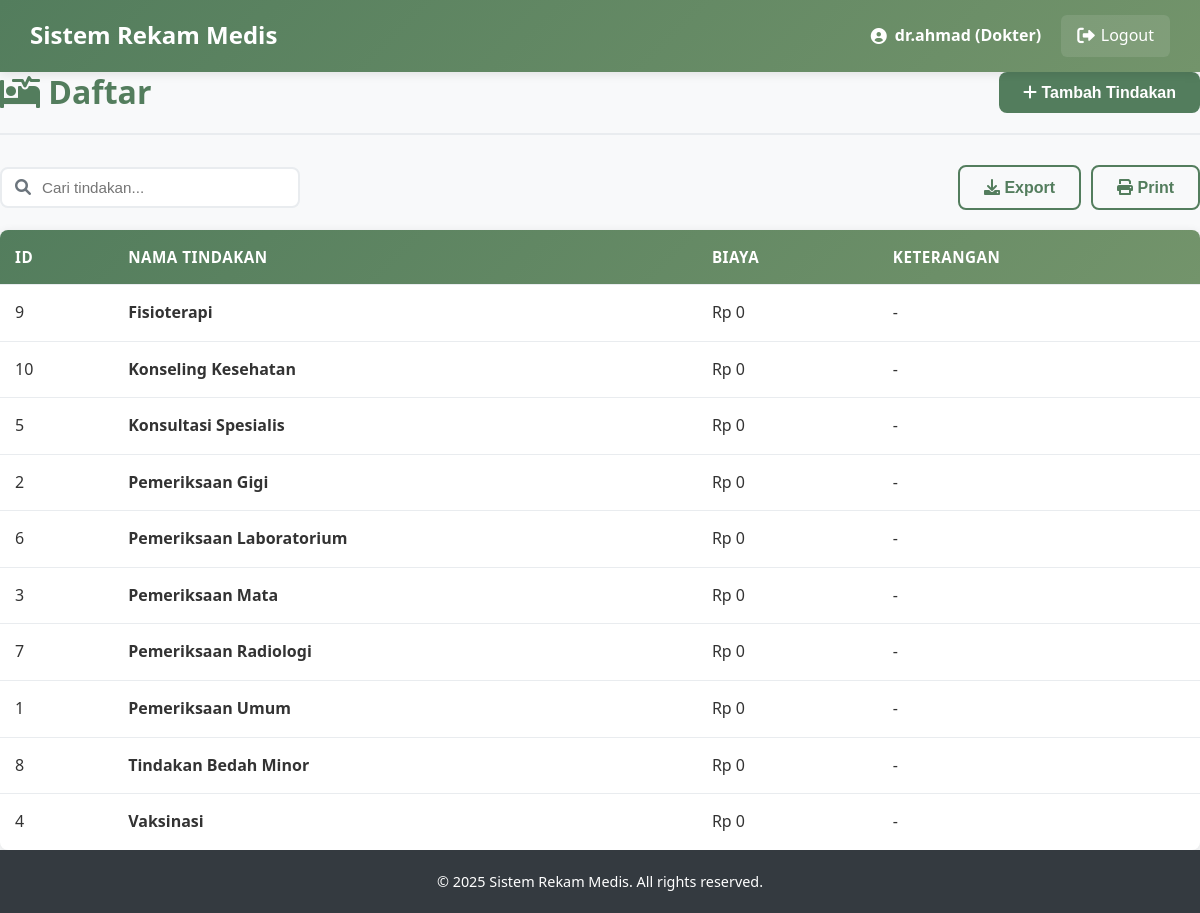
The page /Trys_Proj/doctor/treatment.php (signed in) on the database its author committed.
### tables this page shows
CREATE TABLE `tindakan` (
  `id_tindakan` int(11) NOT NULL,
  `nm_tindakan` varchar(100) NOT NULL,
  `ket` text DEFAULT NULL,
  `created_at` timestamp NOT NULL DEFAULT current_timestamp(),
  `updated_at` timestamp NOT NULL DEFAULT current_timestamp() ON UPDATE current_timestamp()
);

### Trys_Proj/doctor/treatment.php (the view, shortened to what this page needs)
<?php
include '../config/database.php';
$page_title = "Daftar ";
$search = isset($_GET['search']) ? $_GET['search'] : '';
$search_condition = "";
$page = isset($_GET['page']) ? (int)$_GET['page'] : 1;
$limit = 10;
$offset = ($page - 1) * $limit;
$sql = "SELECT * FROM tindakan $search_condition ORDER BY nm_tindakan LIMIT $offset, $limit";
$result = $conn->query($sql);
?>
<!DOCTYPE html>
<html lang="en">
<head>
    <link rel="stylesheet" href="../css/style.css">
    <link rel="stylesheet" href="https://cdnjs.cloudflare.com/ajax/libs/font-awesome/6.0.0-beta3/css/all.min.css">
</head>
<body>
    <?php include '../includes/header.php'; ?>
    <div class="main-container">
        <div class="content-header">
            <h2><i class="fas fa-procedures"></i> <?php echo $page_title; ?></h2>
            <button class="btn btn-primary" onclick="openModal('addModal')">
                <i class="fas fa-plus"></i> Tambah Tindakan
            </button>
        </div>
        <div class="table-filters">
            <div class="search-box">
                <i class="fas fa-search"></i>
                <input type="text" id="searchInput" placeholder="Cari tindakan..." value="<?php echo htmlspecialchars($search); ?>">
            </div>
            <div class="filter-group">
                <button class="btn btn-outline-primary" onclick="exportData()">
                    <i class="fas fa-download"></i> Export
                </button>
                <button class="btn btn-outline-primary" onclick="printData()">
                    <i class="fas fa-print"></i> Print
                </button>
            </div>
        </div>
        <div class="table-container">
            <table class="data-table">
                <thead>
                    <tr>
                        <th>ID</th>
                        <th>Nama Tindakan</th>
                        <th>Biaya</th>
                        <th>Keterangan</th>
                    </tr>
                </thead>
                <tbody>
                    <?php if ($result->num_rows > 0): ?>
                        <?php while ($row = $result->fetch_assoc()): ?>
                        <tr>
                            <td><?php echo $row['id_tindakan']; ?></td>
                            <td><strong><?php echo $row['nm_tindakan']; ?></strong></td>
                            <td>Rp <?php echo isset($row['biaya']) ? number_format($row['biaya'], 0, ',', '.') : '0'; ?></td>
                            <td><?php echo isset($row['keterangan']) ? substr($row['keterangan'], 0, 50) . (strlen($row['keterangan']) > 50 ? '...' : '') : '-'; ?></td>
                        </tr>
                        <?php endwhile; ?>
                    <?php else: ?>
                        <tr>
                            <td colspan="5" class="text-center">Tidak ada data tindakan</td>
                        </tr>
                    <?php endif; ?>
                </tbody>
            </table>
        </div>
    </div>
    <?php include '../includes/footer.php'; ?>
</body>
</html>

### Trys_Proj/css/style.css (style rules this page uses)
* { margin: 0; padding: 0; box-sizing: border-box; }
body { font-family: "Segoe UI", Tahoma, Geneva, Verdana, sans-serif; line-height: 1.6; color: #333; background-color: #f8f9fa; }
:root { --primary-color: #537d5d; --primary-dark: #3e5e45; --primary-light: #6a9975; --secondary-color: #73946b; --secondary-dark: #5a7553; --secondary-light: #8bac83; --accent-color: #9ebc8a; --accent-dark: #85a371; --accent-light: #b7d5a3; --light-color: #d2d0a0; --light-dark: #b9b787; --light-light: #ebe9b9; --white: #ffffff; --off-white: #f9f9f9; --gray-light: #f8f9fa; --gray-medium: #6c757d; --gray-dark: #343a40; --success: #28a745; --success-dark: #1e7e34; --danger: #dc3545; --danger-dark: #bd2130; --warning: #ffc107; --warning-dark: #d39e00; --info: #17a2b8; --info-dark: #117a8b; }
h1, h2, h3, h4, h5, h6 { font-weight: 700; line-height: 1.2; margin-bottom: 0.5em; color: var(--gray-dark); }
h2 { font-size: 2rem; }
.btn { display: inline-block; padding: 12px 24px; border: none; border-radius: 8px; font-size: 1rem; font-weight: 600; text-decoration: none; text-align: center; cursor: pointer; transition: all 0.3s ease; line-height: 1; position: relative; overflow: hidden; }
.btn::after { content: ""; position: absolute; top: 50%; left: 50%; width: 5px; height: 5px; background: rgba(255, 255, 255, 0.5); opacity: 0; border-radius: 100%; transform: scale(1, 1) translate(-50%); transform-origin: 50% 50%; }
.btn-primary { background-color: var(--primary-color); color: var(--white); }
.btn-outline-primary { background-color: transparent; color: var(--primary-color); border: 2px solid var(--primary-color); }
.content-header { display: flex; justify-content: space-between; align-items: center; margin-bottom: 30px; padding-bottom: 20px; border-bottom: 2px solid #e9ecef; }
.content-header h2 { color: var(--primary-color); font-size: 2rem; font-weight: 700; margin: 0; }
.data-table { width: 100%; border-collapse: collapse; background: var(--white); border-radius: 8px; overflow: hidden; box-shadow: 0 2px 10px rgba(0, 0, 0, 0.1); }
.data-table thead { background: linear-gradient(135deg, var(--primary-color), var(--secondary-color)); color: var(--white); }
.data-table th, .data-table td { padding: 15px; text-align: left; border-bottom: 1px solid #e9ecef; }
.data-table th { font-weight: 600; font-size: 0.95rem; text-transform: uppercase; letter-spacing: 0.5px; }
.data-table tbody tr { transition: background-color 0.3s ease; }
.data-table tbody tr:last-child td { border-bottom: none; }
.table-filters { display: flex; justify-content: space-between; align-items: center; margin-bottom: 20px; flex-wrap: wrap; gap: 15px; }
.table-filters .search-box { position: relative; max-width: 300px; width: 100%; }
.table-filters .search-box input { width: 100%; padding: 10px 15px 10px 40px; border: 2px solid #e9ecef; border-radius: 8px; font-size: 0.95rem; transition: all 0.3s ease; }
.table-filters .search-box i { position: absolute; left: 15px; top: 50%; transform: translateY(-50%); color: var(--gray-medium); }
.table-filters .filter-group { display: flex; gap: 10px; align-items: center; }

### rows shown on the page
tindakan: id_tindakan "9", nm_tindakan "Fisioterapi"
tindakan: id_tindakan "10", nm_tindakan "Konseling Kesehatan"
tindakan: id_tindakan "5", nm_tindakan "Konsultasi Spesialis"
tindakan: id_tindakan "2", nm_tindakan "Pemeriksaan Gigi"
tindakan: id_tindakan "6", nm_tindakan "Pemeriksaan Laboratorium"
tindakan: id_tindakan "3", nm_tindakan "Pemeriksaan Mata"
tindakan: id_tindakan "7", nm_tindakan "Pemeriksaan Radiologi"
tindakan: id_tindakan "1", nm_tindakan "Pemeriksaan Umum"
tindakan: id_tindakan "8", nm_tindakan "Tindakan Bedah Minor"
tindakan: id_tindakan "4", nm_tindakan "Vaksinasi"

### other values the page prints
$_SESSION['username'] "dr.ahmad"
$_SESSION['role'] "Dokter"
$page_title "Daftar"
